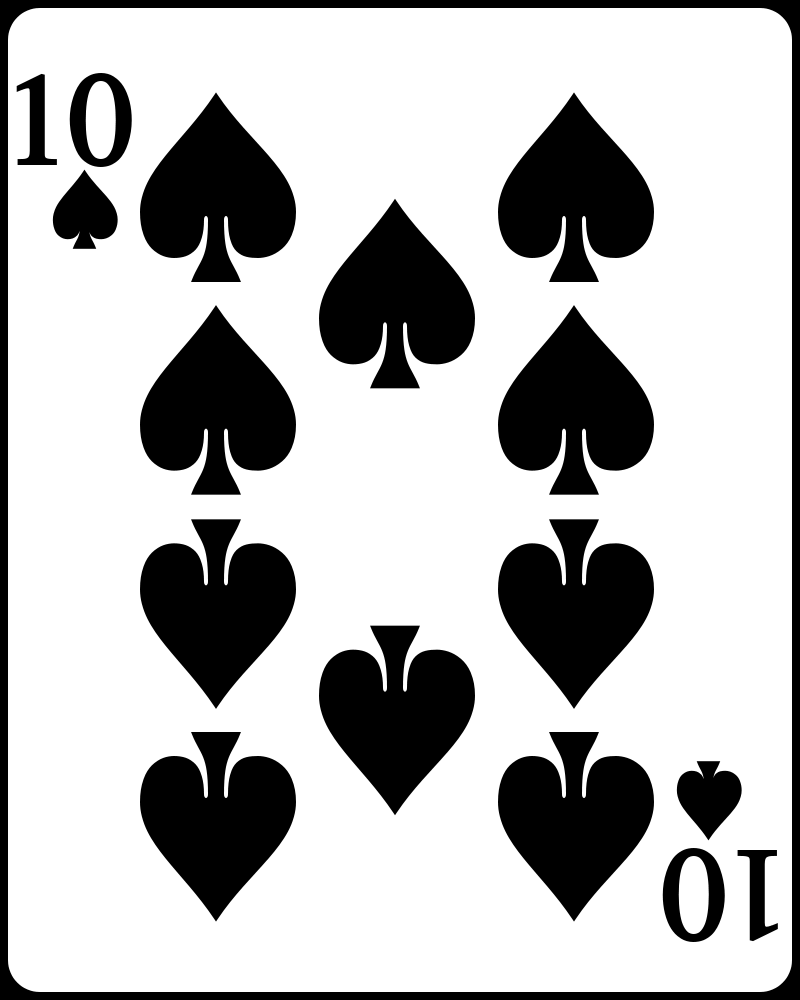
#> input picture NhanDangLaBai/img_Query/10_bich.png, 800 x 1000 px, found by its file name; its folder holds 5 pictures in this run
$ python xacdinhlabai.py
#> lines starting #> are read from the running program, lines starting #| are printed output that depends on the picture
import cv2
import numpy as np
import os

orb = cv2.ORB_create(nfeatures=1000)

path = "D:\\Python_XLA\\nhandangdoituong_xacdinhlabai\\img_Query"
images = []
classNames = []
myList = os.listdir(path)


for cl in myList:
    imgCur = cv2.imread(f'{path}/{cl}', 0)
#> imgCur is the input picture: shape (1000, 800); min 0, max 255, mean 184.2
#> pass 3 of the loop `for cl in myList:`:
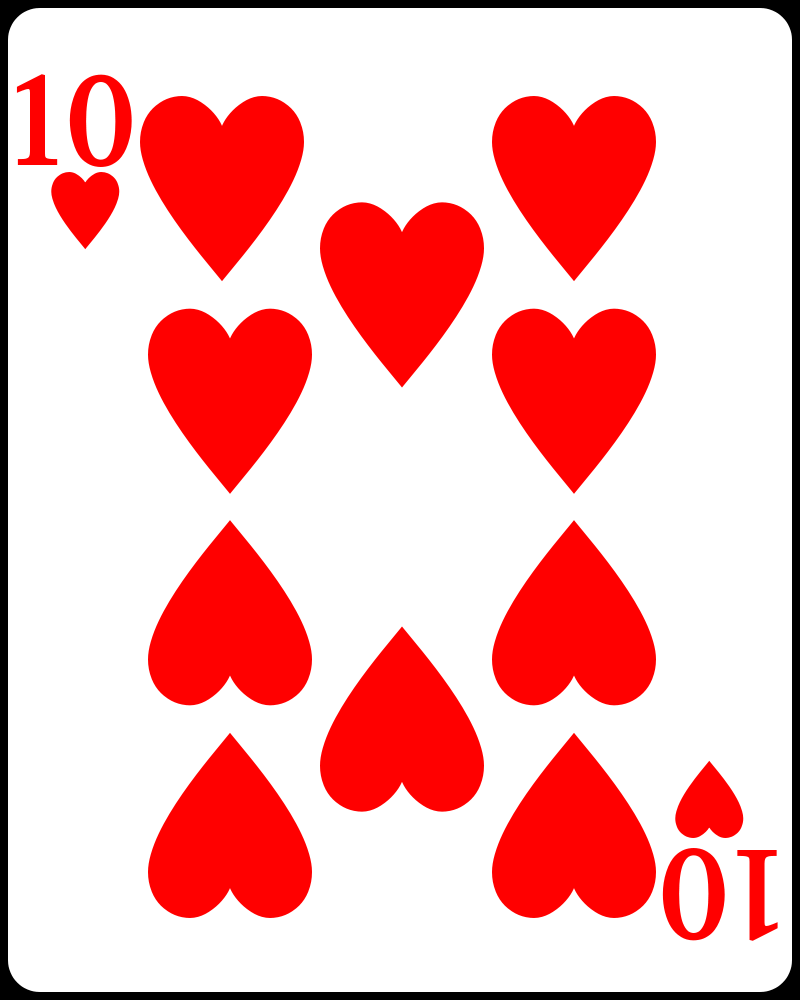
#> input picture NhanDangLaBai/img_Query/10_co.png, 800 x 1000 px, found by its file name
#> `imgCur = cv2.imread(f'{path}/{cl}', 0)`:
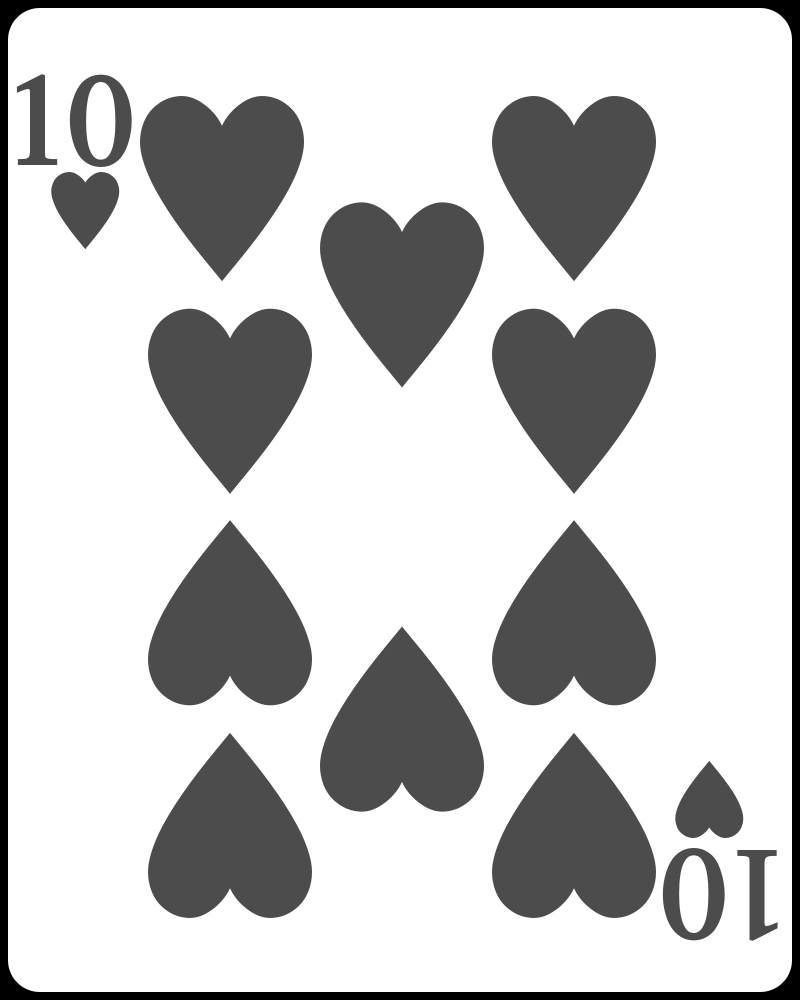
#> imgCur: shape (1000, 800); min 0, max 255, mean 198
#> the loop made 5 passes; the first 3 are shown
    images.append(imgCur)
    classNames.append(os.path.splitext(cl)[0])

def findDes(image):
    desList = []
#> desList = []
    for img in image:
        kp1, des1 = orb.detectAndCompute(img,None)    #Tìm các điểm chính trong một hình ảnh và tính toán các bộ mô tả của chúng
        desList.append(des1)
    return desList

def finID(img, desList, thres = 15):
    kp2, des2 = orb.detectAndCompute(img,None)   #Tìm các điểm chính trong một hình ảnh và tính toán các bộ mô tả của chúng
    bf = cv2.BFMatcher()
    matchList = []
    findVal = -1

    try:
        for des1 in desList:
            matches = bf.knnMatch(des1, des2, k=2)
            good = []
            for m,n in matches:
                if m.distance < 0.75*n.distance:
                    good.append([m])
                matchList.append(len(good))
    except:
        pass
    if len(matchList) != 0:
        if max(matchList)>thres:
                findVal = matchList.index(max(matchList))
    return findVal

desList = findDes(images)


img2 = cv2.imread('D:\\Python_XLA\\nhandangdoituong_xacdinhlabai\\img_Query\\A_ro.png')
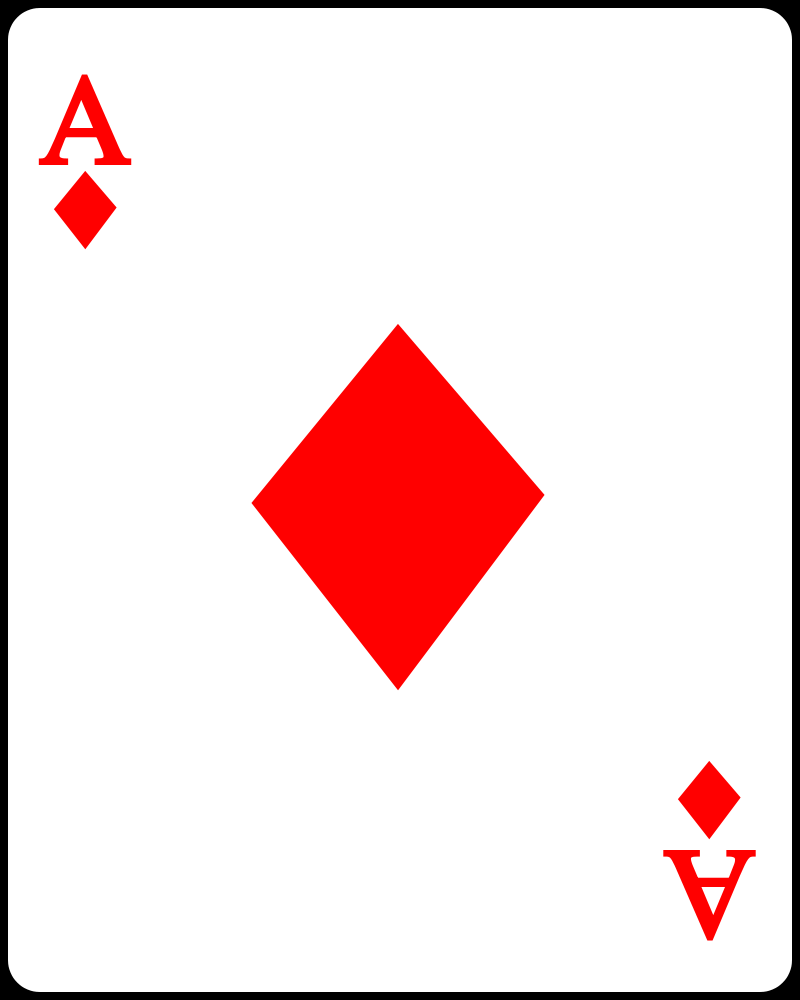
#> input picture NhanDangLaBai/img_Query/A_ro.png, 800 x 1000 px, found by its file name
#> img2 is the input picture: shape (1000, 800, 3); mean B, G, R 225.2, 225.2, 245.6

imgOriginal = img2.copy()
img2 = cv2.cvtColor(img2,cv2.COLOR_BGR2GRAY)        #Chuyển sang ảnh xám
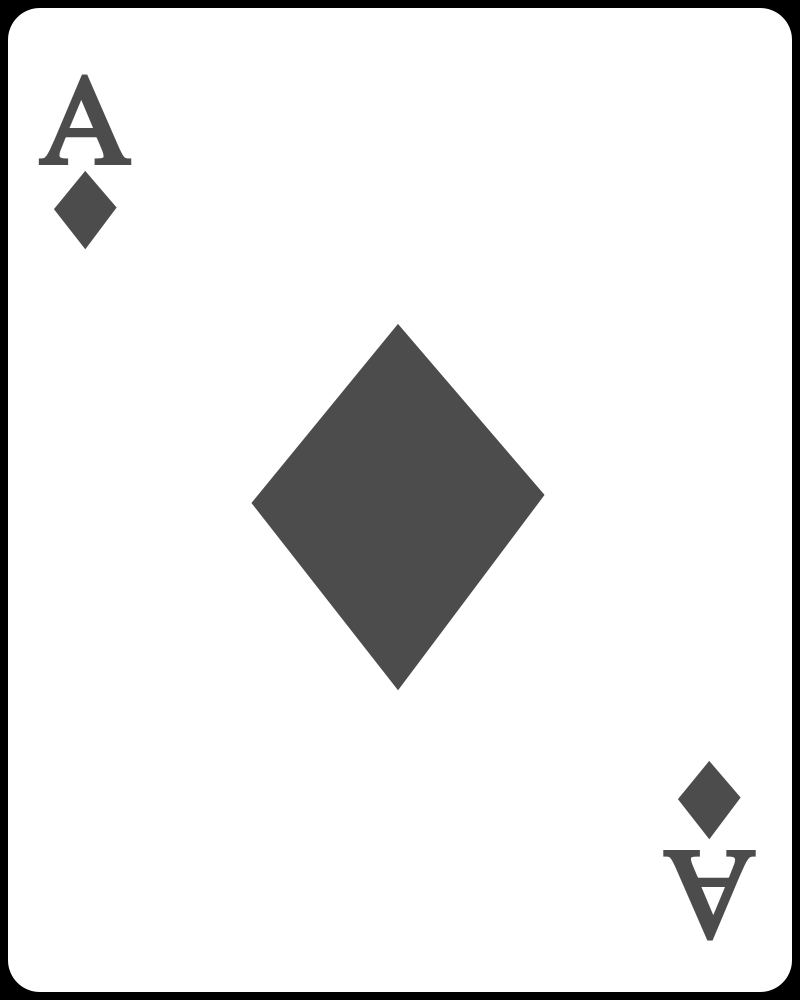
#> img2: shape (1000, 800); min 0, max 255, mean 231.3

id = finID(img2,desList)
#> in finID, `kp2, des2 = orb.detectAndCompute(img,None)`: kp2 = 256 keypoints; strongest (x, y, size): (130, 161, 37.2), (40, 161, 37.2), (85, 247, 31), (709, 837, 31)
imgOriginal = cv2.resize(imgOriginal,(500,500))     #Thay đổi kích thước của ảnh
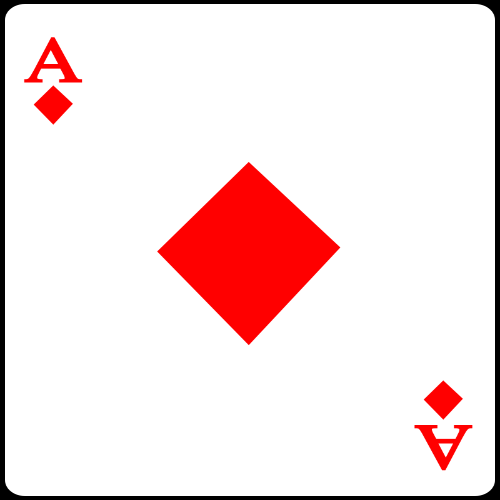
#> imgOriginal: shape (500, 500, 3); mean B, G, R 225.2, 225.2, 245.6

if id != -1:
#> (the run stopped early here; a loop or call above may not have finished)
